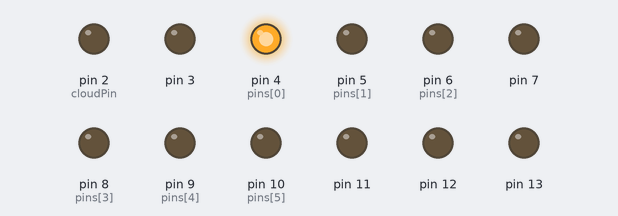
A sketch run on a simulated Arduino Uno, built with avr-gcc and run on an emulated ATmega328P. On the bench: output pins drawn as LEDs (lit = HIGH).

Above: at 0.12 s.
At 8.4 s:
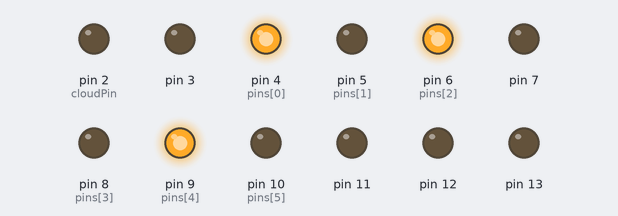
At 12.21 s:
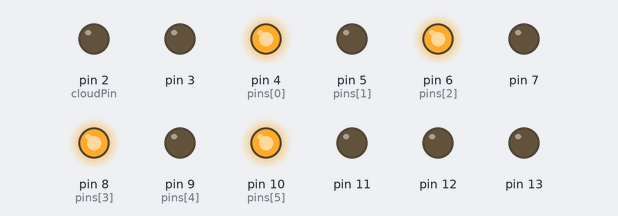
At 17.8 s:
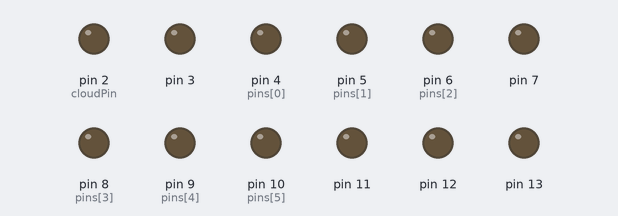
At 29.17 s:
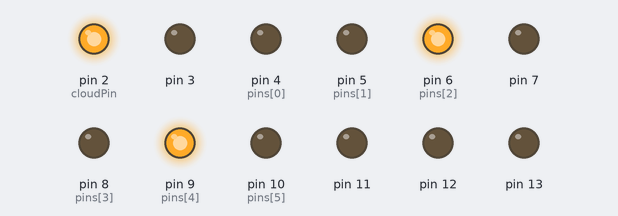
At 38.7 s:
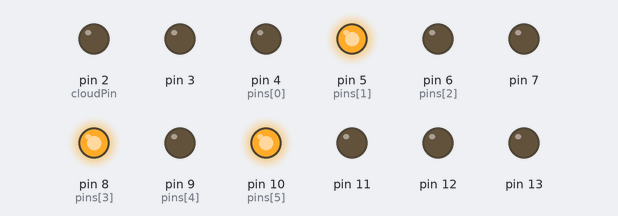
Timing chart, 0 to 40.0 s (numbered marks = the images above):
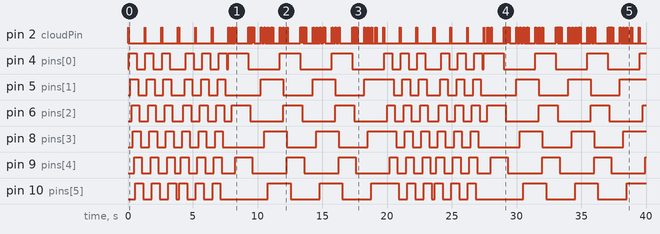

The sketch:

Arduino.ino
```cpp
// C++ code
//
void setup()
{
  pinMode(0, OUTPUT);
  pinMode(1, OUTPUT);
  pinMode(2, OUTPUT);
  pinMode(3, OUTPUT);
  pinMode(4, OUTPUT);
  pinMode(5, OUTPUT);
  pinMode(6, OUTPUT);
  pinMode(7, OUTPUT);
  pinMode(8, OUTPUT);
  pinMode(9, OUTPUT);
  pinMode(10, OUTPUT);
  pinMode(11, OUTPUT);
  pinMode(12, OUTPUT);
  pinMode(13, OUTPUT);
  Serial.begin(6900);
}
//int pins[] = {2,3,4,5,6,7};
//int pinsReverse[] = {7,6,5,4,3,2};
//int cloudPin = 8;

int pins[] = {4,5,6,8,9,10};
int pinsReverse[] = {10,9,8,6,5,4};
int cloudPin = 2;

void loop()
{

  clouds(cloudPin);

  // led lighting sequence
  for (byte i = 0; i < 3; i++){
    for (byte i = 0; i < (sizeof(pins) / sizeof(pins[0])); i++) {
      digitalWrite(pins[i], HIGH);
      delay(100);
    }
    for (byte i = 0; i < (sizeof(pins) / sizeof(pins[0])); i++) {
      digitalWrite(pins[i], LOW);
      delay(100);
    }
    clouds(cloudPin);
  }

  // led lighting sequence reverse
  for (byte i = 0; i < 3; i++){
    clouds(cloudPin);

    for (byte i = 0; i < (sizeof(pinsReverse) / sizeof(pinsReverse[0])); i++) {
      digitalWrite(pinsReverse[i], HIGH);
      delay(100);
    }
    for (byte i = 0; i < (sizeof(pinsReverse) / sizeof(pinsReverse[0])); i++) {
      digitalWrite(pinsReverse[i], LOW);
      delay(100);
    }
  }


  // Interspersed
  for (byte i = 0; i < 3; i++){
    for (byte i = 0; i < (sizeof(pins) / sizeof(pins[0])); i++) {
      digitalWrite(pins[i], LOW);
      if(i % 2 == 0){
        digitalWrite(pins[i], HIGH);
        clouds(cloudPin);
        delay(200);
      }
    }

    delay(750);

    for (byte i = 0; i < (sizeof(pins) / sizeof(pins[0])); i++) {
      digitalWrite(pins[i], LOW);
      clouds(cloudPin);
    }

    delay(500);

    for (byte i = 0; i < (sizeof(pins) / sizeof(pins[0])); i++) {
      digitalWrite(pins[i], LOW);
      if(i % 2 == 1){
        digitalWrite(pins[i], HIGH);
        clouds(cloudPin);
        delay(200);
      }
    }

    clouds(cloudPin);
    clouds(cloudPin);
    delay(500);
  }

}

void clouds(int pin){
  digitalWrite(pin, HIGH);
  delay(25);
  digitalWrite(pin, LOW);
  delay(25);
  digitalWrite(pin, HIGH);
  delay(25);
  digitalWrite(pin, LOW);
}
```

Measured:
- by itself, pin 2 (cloudPin): moves between LOW and HIGH, repeating every 19.7 s
- by itself, pin 4 (pins[0]): LOW → HIGH at 0.08 s, → LOW 0.60 s later, → HIGH 0.68 s later, → LOW 0.60 s later, … (37 changes in this stretch)
- by itself, pin 5 (pins[1]): LOW → HIGH at 0.18 s, → LOW 0.60 s later, → HIGH 0.68 s later, → LOW 0.60 s later, … (33 changes in this stretch)
- by itself, pin 6 (pins[2]): LOW → HIGH at 0.28 s, → LOW 0.60 s later, → HIGH 0.68 s later, → LOW 0.60 s later, … (37 changes in this stretch)
- by itself, pin 8 (pins[3]): LOW → HIGH at 0.38 s, → LOW 0.60 s later, → HIGH 0.68 s later, → LOW 0.60 s later, … (33 changes in this stretch)
- by itself, pin 9 (pins[4]): LOW → HIGH at 0.48 s, → LOW 0.60 s later, → HIGH 0.68 s later, → LOW 0.60 s later, … (37 changes in this stretch)
- by itself, pin 10 (pins[5]): LOW → HIGH at 0.58 s, → LOW 0.60 s later, → HIGH 0.68 s later, → LOW 0.60 s later, … (33 changes in this stretch)
